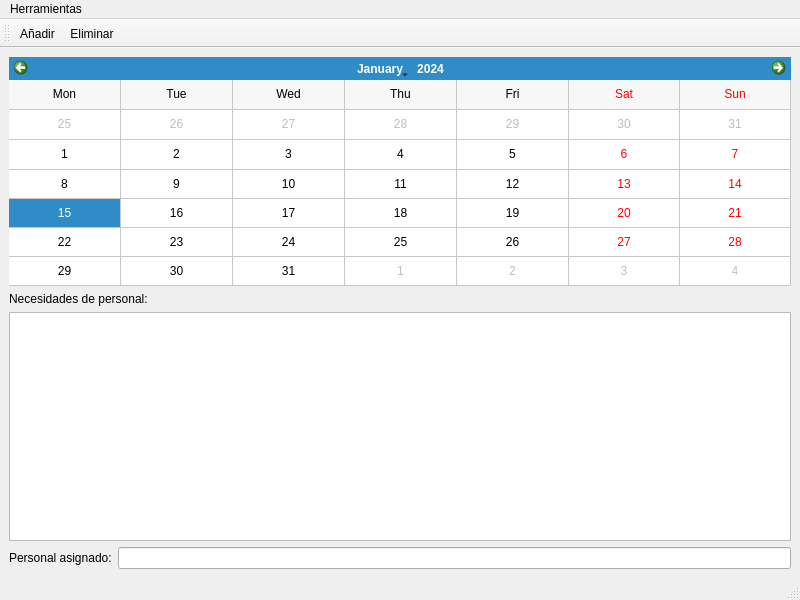
<?xml version="1.0" encoding="UTF-8"?>
<ui version="4.0">
 <class>MainWindow</class>
 <widget class="QMainWindow" name="MainWindow">
  <property name="geometry">
   <rect>
    <x>0</x>
    <y>0</y>
    <width>800</width>
    <height>600</height>
   </rect>
  </property>
  <property name="windowTitle">
   <string>Gestión de Personal</string>
  </property>
  <widget class="QWidget" name="centralwidget">
   <layout class="QGridLayout" name="gridLayout">
    <item row="6" column="0">
     <widget class="QTableView" name="necesidades_view">
      <property name="selectionMode">
       <enum>QAbstractItemView::SingleSelection</enum>
      </property>
      <property name="selectionBehavior">
       <enum>QAbstractItemView::SelectRows</enum>
      </property>
      <property name="sortingEnabled">
       <bool>true</bool>
      </property>
     </widget>
    </item>
    <item row="5" column="0">
     <widget class="QLabel" name="label">
      <property name="text">
       <string>Necesidades de personal:</string>
      </property>
     </widget>
    </item>
    <item row="0" column="0">
     <widget class="MiCalendario" name="calendarWidget">
      <property name="firstDayOfWeek">
       <enum>Qt::Monday</enum>
      </property>
      <property name="gridVisible">
       <bool>true</bool>
      </property>
      <property name="horizontalHeaderFormat">
       <enum>QCalendarWidget::ShortDayNames</enum>
      </property>
      <property name="verticalHeaderFormat">
       <enum>QCalendarWidget::NoVerticalHeader</enum>
      </property>
      <property name="navigationBarVisible">
       <bool>true</bool>
      </property>
      <property name="dateEditEnabled">
       <bool>true</bool>
      </property>
     </widget>
    </item>
    <item row="7" column="0">
     <layout class="QFormLayout" name="formLayout">
      <item row="1" column="0">
       <widget class="QLabel" name="label_2">
        <property name="text">
         <string>Personal asignado:</string>
        </property>
       </widget>
      </item>
      <item row="1" column="1">
       <widget class="QLineEdit" name="asignado_ledit"/>
      </item>
     </layout>
    </item>
   </layout>
  </widget>
  <widget class="QMenuBar" name="menubar">
   <property name="geometry">
    <rect>
     <x>0</x>
     <y>0</y>
     <width>800</width>
     <height>25</height>
    </rect>
   </property>
   <property name="defaultUp">
    <bool>false</bool>
   </property>
   <widget class="QMenu" name="menuHerramientas">
    <property name="title">
     <string>Herramientas</string>
    </property>
    <addaction name="actionAnadir"/>
    <addaction name="actionEliminar"/>
   </widget>
   <addaction name="menuHerramientas"/>
  </widget>
  <widget class="QStatusBar" name="statusbar"/>
  <widget class="QToolBar" name="toolBar">
   <property name="windowTitle">
    <string>toolBar</string>
   </property>
   <attribute name="toolBarArea">
    <enum>TopToolBarArea</enum>
   </attribute>
   <attribute name="toolBarBreak">
    <bool>false</bool>
   </attribute>
   <addaction name="actionAnadir"/>
   <addaction name="actionEliminar"/>
  </widget>
  <action name="actionAnadir">
   <property name="icon">
    <iconset>
     <normaloff>iconos/añadir.svg</normaloff>iconos/añadir.svg</iconset>
   </property>
   <property name="text">
    <string>Añadir</string>
   </property>
   <property name="toolTip">
    <string>Añadir nueva baja.</string>
   </property>
   <property name="shortcut">
    <string>Ctrl+N</string>
   </property>
  </action>
  <action name="actionEliminar">
   <property name="icon">
    <iconset>
     <normaloff>iconos/eliminar.svg</normaloff>iconos/eliminar.svg</iconset>
   </property>
   <property name="text">
    <string>Eliminar</string>
   </property>
   <property name="toolTip">
    <string>Eliminar una baja.</string>
   </property>
   <property name="shortcut">
    <string>Ctrl+D</string>
   </property>
  </action>
 </widget>
 <customwidgets>
  <customwidget>
   <class>MiCalendario</class>
   <extends>QCalendarWidget</extends>
   <header>micalendario.h</header>
  </customwidget>
 </customwidgets>
 <resources/>
 <connections/>
</ui>
